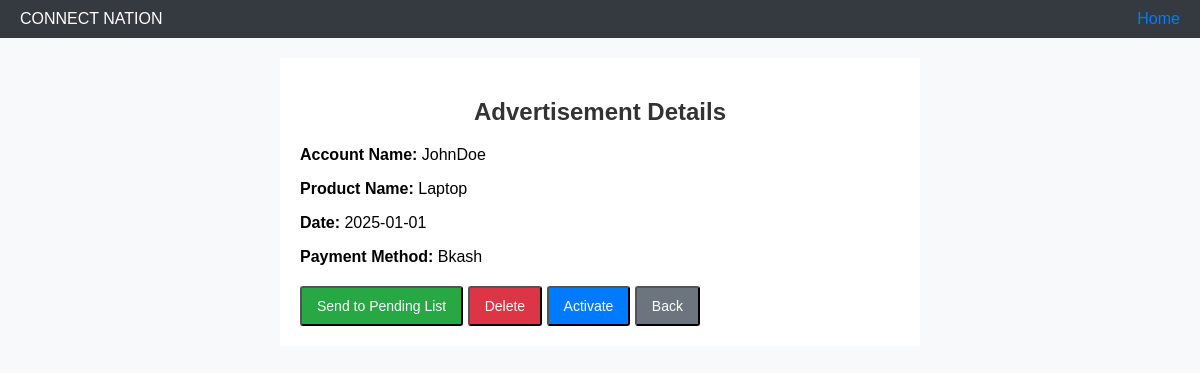
Page /Webtech/Admin/View/AdvertisementRequestDetails.php?id=1 (signed in) on the committed database.
### tables this page shows
CREATE TABLE `adlist` (
  `adid` varchar(5) NOT NULL,
  `accountname` varchar(50) NOT NULL,
  `productname` varchar(50) NOT NULL,
  `Date` date NOT NULL,
  `image` varchar(1000) NOT NULL,
  `status` varchar(10) NOT NULL,
  `payment` varchar(50) NOT NULL
);

### Webtech/Admin/Model/AdvertisementListModel.php (called while the page is built, shortened)
<?php
    function getConnection(){
        $con = mysqli_connect('127.0.0.1', 'root', '', 'connectnation');
        return $con;
    }
    function getAd($id){
        $con = getConnection();
        $sql =  "SELECT * from adlist WHERE adid = '{$id}' ";
        $result = mysqli_query($con, $sql);
        if ($result && mysqli_num_rows($result) > 0) {
            return mysqli_fetch_assoc($result);
        } else {
            return null;
        }
    }
?>

### Webtech/Admin/View/AdvertisementRequestDetails.php (the view, shortened to what this page needs)
<?php
include('../Model/AdvertisementListModel.php');
if (isset($_SESSION["username"])) {
if(isset($_REQUEST['id'])){
 $AdvertisementID = $_REQUEST['id'];
 $Advertisement = getAd($AdvertisementID);
 if ($Advertisement != null){
?>
<html>
<head>
</head>
<body>
    <header>
        <div>CONNECT NATION</div>
        <div>
            <a href="AdminHomepage.php">Home</a>
        </div>
    </header>
    <main>
        <h2>Advertisement Details</h2>
        <div class="info">
            <p><strong>Account Name:</strong> <?php echo ($Advertisement['accountname']); ?></p>
            <p><strong>Product Name:</strong> <?php echo ($Advertisement['productname']); ?></p>
            <p><strong>Date:</strong> <?php echo ($Advertisement['Date']); ?></p>
            <p><strong>Payment Method:</strong> <?php echo ($Advertisement['payment']); ?></p>
        </div>
        <div class="action-buttons">
            <button class="send-to-pending" onclick="window.location.href='../Controller/AdvertisementButton/Deactive.php?id=<?php echo ($Advertisement['adid']); ?>'">Send to Pending List</button>
            <button class="reject" onclick="window.location.href='../Controller/AdvertisementButton/Cancle.php?id=<?php echo ($Advertisement['adid']); ?>'">Delete</button>
            <button class="active" onclick="window.location.href='../Controller/AdvertisementButton/Active.php?id=<?php echo ($Advertisement['adid']); ?>'">Activate</button>
            <button class="back" onclick="window.location.href='AdvertisementRequestList.php'">Back</button>
        </div>
    </main>
</body>
</html>
<?php
    }
    else{
        echo "Error : Advertisement is null";
    }
}
else{
    echo "Error : Couldnot catch any ID";
}
}
else {
    echo"Please Login First";
    header('location: ../view/login.html');
    exit();
}
?>

### Webtech/Admin/View/AdvertisementRequestDetails.php (style rules this page uses)
body { background-color: #f8f9fa; font-family: Arial, sans-serif; margin: 0; padding: 0; }
header { padding: 10px 20px; background: #343a40; color: #fff; display: flex; justify-content: space-between; align-items: center; }
header a { color: #007bff; text-decoration: none; margin-left: 15px; }
main { margin: 20px auto; width: 90%; max-width: 600px; background: #fff; padding: 20px; }
h2 { color: #333; margin-bottom: 20px; text-align: center; }
.action-buttons { margin-top: 20px; }
.action-buttons button { padding: 10px 15px; color: white; border-radius: 3px; font-size: 14px; }
.send-to-pending { background-color: #28a745; }
.reject { background-color: #dc3545; }
.active { background-color: #007bff; }
.back { background-color: #6c757d; }

### rows in the picture
adlist: accountname "JohnDoe", productname "Laptop", Date "2025-01-01", payment "Bkash"
